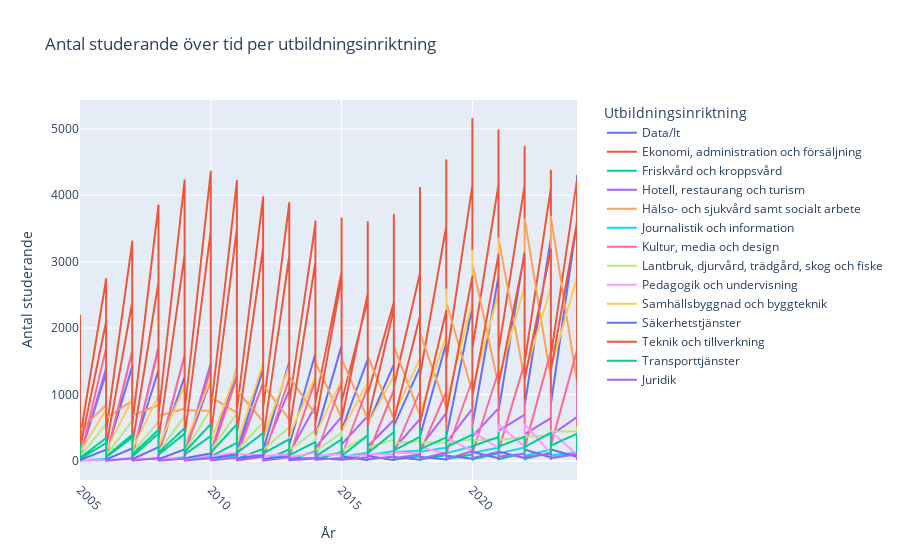

This figure's notebook cell:
### Code cell
import plotly.express as px

fig = px.line(
    df_long,
    x="År",
    y="Antal studerande",
    color="Utbildningsinriktning",
    title="Antal studerande över tid per utbildningsinriktning",
    labels={"Antal studerande": "Antal studerande", "År": "År"}
)

fig.update_layout(
    xaxis=dict(tickangle=45),
    legend=dict(title="Utbildningsinriktning", orientation="v", x=1.05, y=1)
)

fig.show()
